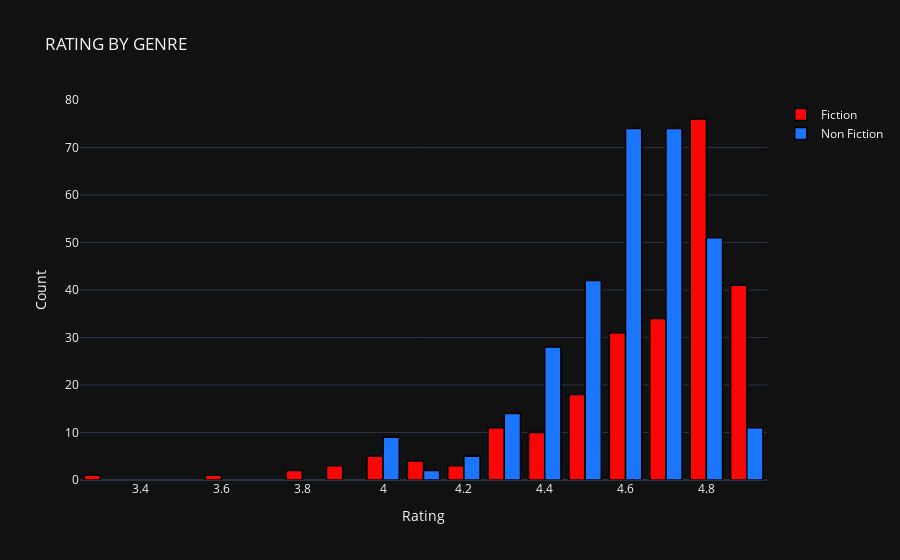

Notebook cell for this chart:
### Markdown cell above
## Rating on genre

### Code cell
df1 = data[data["Genre"] == "Fiction"]
df2 = data[data["Genre"] == "Non Fiction"]

temp_df1 = pd.DataFrame(data={'Rating':df1['User Rating'].value_counts()}).sort_index()
temp_df2 = pd.DataFrame(data={'Rating':df2['User Rating'].value_counts()}).sort_index()

trace1 = go.Bar(x = temp_df1.index, y = temp_df1['Rating'],
                name="Fiction", marker = dict(color = 'rgb(249, 6, 6)',
                             line=dict(color='rgb(0,0,0)',width=1.5)))
# create trace2 
trace2 = go.Bar(x = temp_df2.index, y = temp_df2['Rating'],
            name = "Non Fiction", marker = dict(color = 'rgb(26, 118, 255)',
                         line=dict(color='rgb(0,0,0)',width=1.5)))

layout = go.Layout(template= "plotly_dark",title = 'RATING BY GENRE' , 
                   xaxis = dict(title = 'Rating'), yaxis = dict(title = 'Count'))
fig = go.Figure(data = [trace1, trace2], layout = layout)
fig.show()

### Figure 1 — Plotly figure (JSON) as saved in the notebook; plotly's stock layout.template omitted (floating-point values rounded to 4 significant figures)
{"data": [{"marker": {"color": "rgb(249, 6, 6)", "line": {"color": "rgb(0, 0, 0)", "width": 1.5}}, "name": "Fiction", "type": "bar", "x": [3.3, 3.6, 3.8, 3.9, 4, 4.1, 4.2, 4.3, 4.4, 4.5, 4.6, 4.7, 4.8, 4.9], "y": [1, 1, 2, 3, 5, 4, 3, 11, 10, 18, 31, 34, 76, 41]}, {"marker": {"color": "rgb(26, 118, 255)", "line": {"color": "rgb(0, 0, 0)", "width": 1.5}}, "name": "Non Fiction", "type": "bar", "x": [4, 4.1, 4.2, 4.3, 4.4, 4.5, 4.6, 4.7, 4.8, 4.9], "y": [9, 2, 5, 14, 28, 42, 74, 74, 51, 11]}], "layout": {"autosize": true, "title": {"text": "RATING BY GENRE"}, "xaxis": {"autorange": true, "range": [3.25, 4.95], "title": {"text": "Rating"}, "type": "linear"}, "yaxis": {"autorange": true, "range": [0, 80], "title": {"text": "Count"}, "type": "linear"}}}
